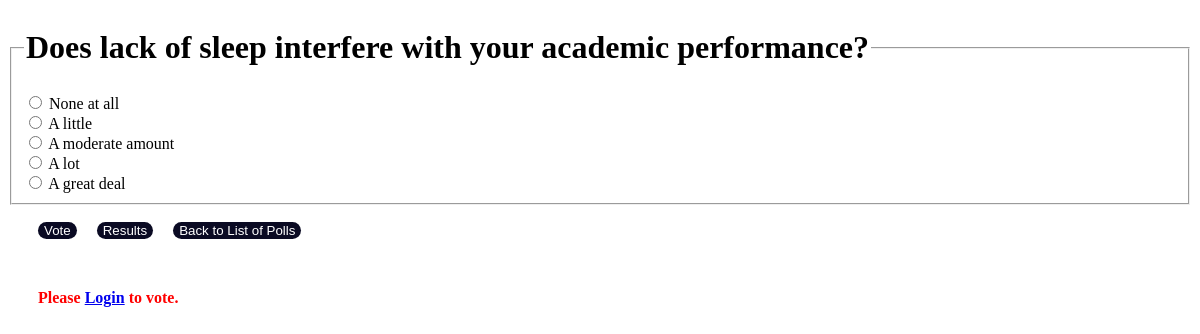
Page /polls/3/ on the committed database.
### polls/models.py (models this page shows, shortened)
class Question(models.Model):
    question_text = models.CharField(max_length=200)
    pub_date = models.DateTimeField('date published')
    end_date = models.DateTimeField('date ended', null=True, blank=True)
    def is_published(self) -> bool:
        now = timezone.localtime()
        return now >= self.pub_date
    def can_vote(self) -> bool:
        now = timezone.localtime()
        return (
            self.is_published() and now <= self.end_date
            if self.end_date
            else self.is_published()
        )

class Choice(models.Model):
    question = models.ForeignKey(Question, on_delete=models.CASCADE)
    choice_text = models.CharField(max_length=200)

### polls/views.py (the view, shortened to what this page needs)
# urls.py: path('<int:pk>/', views.DetailView.as_view(), name='detail'),
class DetailView(generic.DetailView):
    model = Question
    template_name = 'polls/detail.html'
    def get(self, request, *args, **kwargs):
        user = request.user
        self.question = None
        try:
            self.question = get_object_or_404(Question, pk=kwargs['pk'])
        except Http404:
            messages.error(request, 'No such question.')
            return HttpResponseRedirect(reverse('polls:index'))
        else:
            if not self.question.is_published():
                messages.error(request, 'That given question is not published yet.')
                return HttpResponseRedirect(reverse('polls:index'))
            if not self.question.can_vote():
                messages.error(request, 'This question is closed.')
                return HttpResponseRedirect(reverse('polls:results', args=(self.question.id,)))
            selected_choice_info = ''
            return render(request, 'polls/detail.html',
                          {'question': self.question, 'check_info': selected_choice_info})

### polls/templates/polls/detail.html (shortened to what this page needs)
{% load static %}
<link rel="stylesheet" href="{% static 'polls/style.css' %}">
<form action="{% url 'polls:vote' question.id %}" method="post">
<fieldset>
    <legend><h1>{{ question.question_text }}</h1></legend>
    {% for choice in question.choice_set.all %}
        {% if choice.choice_text == check_info %}
            <input type="radio" name="choice" id="selected" value="{{ choice.id }}" checked>
            <label for="choice{{ forloop.counter }}">{{ choice.choice_text }}</label><br>
        {% else %}
            <input type="radio" name="choice" id="choice{{ forloop.counter }}" value="{{ choice.id }}">
            <label for="choice{{ forloop.counter }}">{{ choice.choice_text }}</label><br>
        {% endif %}
    {% endfor %}
</fieldset>
{% if user.is_anonymous %}
    <p style="text-indent: 30px"><a href="{% url 'login'%}?next={{request.path}}">
    <button type="button">{{"Vote"}}</button></a>&emsp;
{% else %}
    <p style="text-indent: 30px"><input type="submit" value="Vote">&emsp;
{% endif %}
<td><a href="{% url 'polls:results' question.id %}">
    <button type="button">{{"Results"}}</button></a></td>&emsp;
<a href="{% url 'polls:index' %}"><button type="button">{{"Back to List of Polls"}}</button>
</a>
</form>
{% if user.is_anonymous %}
        <br><p style="color:red; text-indent: 30px"><b>
            Please <a href="{% url 'login'%}?next={{request.path}}">Login</a> to vote.
        </b></p>
{% endif %}

### polls/static/polls/style.css (style rules this page uses)
button { background-color:#0a0a23; color: #fff; border:none; border-radius:15px; text-align: center; }
input { background-color:#0a0a23; color: #fff; border:none; border-radius:15px; }

### rows in the picture
Question: question_text "Does lack of sleep interfere with your academic performance?"
Choice: choice_text "None at all"
Choice: choice_text "A little"
Choice: choice_text "A moderate amount"
Choice: choice_text "A lot"
Choice: choice_text "A great deal"

### other values in the picture
{{ "Vote" }} "Vote"
{{ "Results" }} "Results"
{{ "Back to List of Polls" }} "Back to List of Polls"
